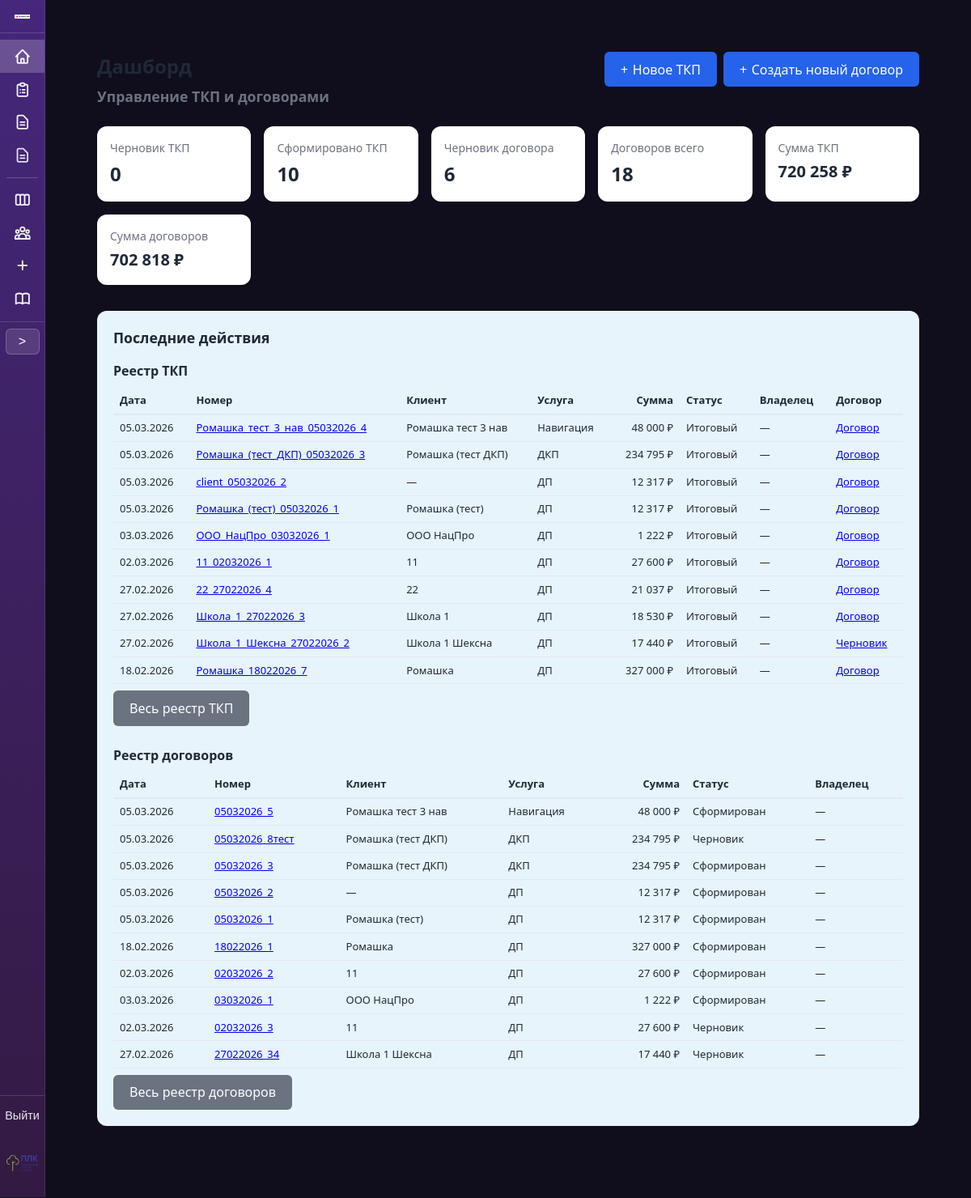
Page /start/ (signed in) on the earlier database version.
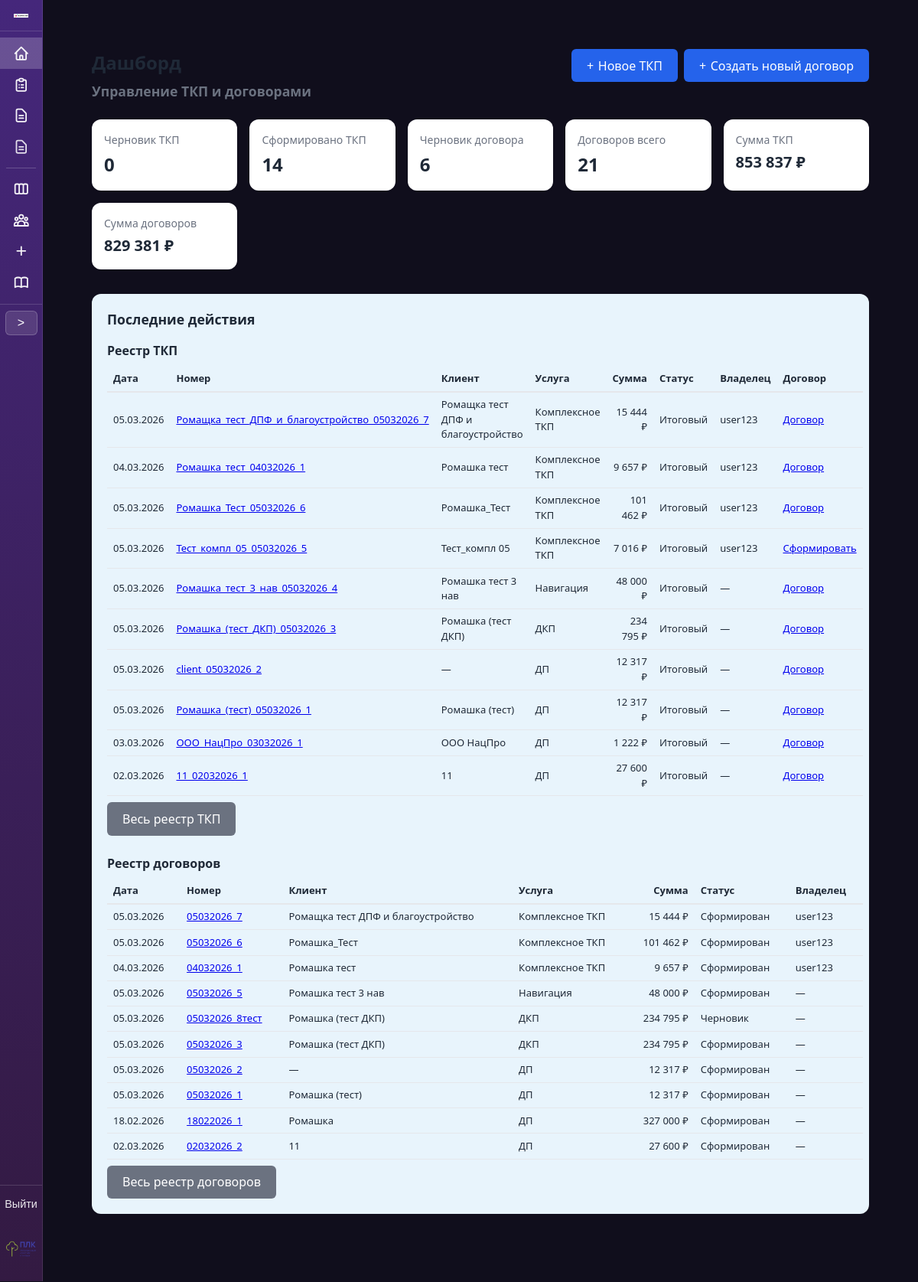
Same page on the later database version.
### proposals/models.py (models this page shows, shortened)
class TKPRecord(models.Model):
    STATUS_DRAFT = 'draft'
    STATUS_FINAL = 'final'
    STATUS_CHOICES = [
        (STATUS_DRAFT, 'Черновик'),
        (STATUS_FINAL, 'Итоговый'),
    ]
    date = models.DateField('Дата')
    number = models.CharField('Номер документа', max_length=150, unique=True)
    client = models.CharField('Клиент', max_length=255, blank=True)
    service = models.CharField('Услуга', max_length=255)
    sum_total = models.DecimalField('Сумма', max_digits=15, decimal_places=2, default=0)
    room = models.TextField('Параметры объекта / помещение', blank=True)
    s = models.CharField('Площадь / количество', max_length=100, blank=True)
    text = models.TextField('Произвольный текст из ТКП', blank=True)
    status = models.CharField(
        'Статус',
        max_length=20,
        choices=STATUS_CHOICES,
        default=STATUS_FINAL,
    )
    notes = models.TextField('Заметки по сделке', blank=True, default='')
    rows_json = models.JSONField(
        'Строки комплексного ТКП (позиции)',
        null=True,
        blank=True,
        help_text='Список строк: service_name, comment, srok, unit, quantity, price_per_unit, total',
    )
    created_at = models.DateTimeField('Создано', auto_now_add=True)
    created_by = models.ForeignKey(
        settings.AUTH_USER_MODEL,
        on_delete=models.SET_NULL,
        null=True,
        blank=True,
        related_name='created_tkp_records',
        verbose_name='Владелец',
    )
    class Meta:
        verbose_name = 'Запись ТКП'
        verbose_name_plural = 'Записи ТКП'
        ordering = ['-created_at']

class ContractRecord(models.Model):
    STATUS_DRAFT = 'draft'
    STATUS_FINAL = 'final'
    STATUS_CHOICES = [
        (STATUS_DRAFT, 'Черновик'),
        (STATUS_FINAL, 'Итоговый'),
    ]
    date = models.DateField('Дата договора')
    number = models.CharField('Номер договора', max_length=50, unique=True)
    status = models.CharField('Статус', max_length=20, choices=STATUS_CHOICES, default=STATUS_FINAL)
    tkp = models.ForeignKey(
        TKPRecord,
        on_delete=models.SET_NULL,
        null=True,
        blank=True,
        verbose_name='ТКП',
        related_name='contracts',
    )
    counterparty = models.ForeignKey(
        Counterparty,
        on_delete=models.SET_NULL,
        null=True,
        blank=True,
        verbose_name='Контрагент',
    )
    client = models.CharField('Клиент', max_length=500, blank=True)
    service = models.CharField('Услуга', max_length=255, blank=True)
    sum_total = models.DecimalField('Сумма', max_digits=15, decimal_places=2, default=0)
    docx_file = models.CharField('Файл DOCX', max_length=255, blank=True)
    pdf_file = models.CharField('Файл PDF', max_length=255, blank=True)
    contract_snapshot = models.JSONField('Снимок реквизитов', null=True, blank=True)
    created_at = models.DateTimeField('Создано', auto_now_add=True)
    created_by = models.ForeignKey(
        settings.AUTH_USER_MODEL,
        on_delete=models.SET_NULL,
        null=True,
        blank=True,
        related_name='created_contract_records',
        verbose_name='Владелец',
    )
    class Meta:
        verbose_name = 'Запись договора'
        verbose_name_plural = 'Записи договоров'
        ordering = ['-created_at']

### proposals/views.py (the view)
# urls.py: path('start/', views.start_view, name='start'),
@login_required
@require_http_methods(['GET'])
def start_view(request):
    from django.db.models import Sum
    tkp_draft_count = TKPRecord.objects.filter(status=TKPRecord.STATUS_DRAFT).count()
    tkp_final_count = TKPRecord.objects.filter(status=TKPRecord.STATUS_FINAL).count()
    contract_draft_count = ContractRecord.objects.filter(status=ContractRecord.STATUS_DRAFT).count()
    contract_total_count = ContractRecord.objects.count()
    sum_tkp = TKPRecord.objects.filter(status=TKPRecord.STATUS_FINAL).aggregate(s=Sum('sum_total'))['s'] or 0
    sum_contracts = ContractRecord.objects.filter(status=ContractRecord.STATUS_FINAL).aggregate(s=Sum('sum_total'))['s'] or 0
    recent_tkp = TKPRecord.objects.select_related('created_by').order_by('-created_at')[:10]
    recent_contracts = ContractRecord.objects.select_related('created_by', 'tkp').order_by('-created_at')[:10]
    contract_by_tkp = {
        c.tkp_id: c
        for c in ContractRecord.objects.filter(
            status=ContractRecord.STATUS_FINAL, tkp__isnull=False
        ).select_related('tkp')
    }
    contract_draft_by_tkp = {
        c.tkp_id: c
        for c in ContractRecord.objects.filter(
            status=ContractRecord.STATUS_DRAFT, tkp__isnull=False
        ).select_related('tkp')
    }
    contract_template_by_tkp = {}
    for r in recent_tkp:
        if r.service == 'Комплексное ТКП' and r.rows_json:
            tpl = get_contract_template_for_complex_tkp(r.rows_json)
            contract_template_by_tkp[r.pk] = tpl if tpl else True
    context = {
        'tkp_draft_count': tkp_draft_count,
        'tkp_final_count': tkp_final_count,
        'contract_draft_count': contract_draft_count,
        'contract_total_count': contract_total_count,
        'sum_tkp': sum_tkp,
        'sum_contracts': sum_contracts,
        'recent_tkp': recent_tkp,
        'recent_contracts': recent_contracts,
        'contract_template_by_service': SERVICE_TO_CONTRACT_TEMPLATE,
        'contract_template_by_tkp': contract_template_by_tkp,
        'contract_by_tkp': contract_by_tkp,
        'contract_draft_by_tkp': contract_draft_by_tkp,
    }
    return render(request, 'proposals/start.html', context)

### proposals/templatetags/proposal_filters.py (called while the page is built)
@register.filter
def get_item(d, key):
    if d is None:
        return None
    return d.get(key) if hasattr(d, 'get') else None

@register.filter
def format_price(value):
    if value is None:
        return ''
    try:
        s = str(int(value))
    except (ValueError, TypeError):
        return str(value)
    n = len(s)
    if n <= 3:
        return s
    r = n % 3 or 3
    result = s[:r]
    for i in range(r, n, 3):
        result += ' ' + s[i:i + 3]
    return result

### proposals/views.py (called while the page is built)
def get_contract_template_for_complex_tkp(rows):
    if not rows:
        return None
    service_names = {r.get('service_name', '').strip() for r in rows}
    has_facade = 'Фасад' in service_names
    has_blag = 'Благоустройство' in service_names
    if has_facade and has_blag:
        return '08_Договор_ДПФ_Благоустройство.docx'
    nav_content_count = sum(1 for s in ('Навигация', 'Контент', 'Навигация_стенды') if s in service_names)
    if nav_content_count >= 2:
        return '05_Договор_Контент_Навигация.docx'
    return None

### proposals/templates/proposals/start.html (shortened to what the changed rows need)
{% extends "proposals/base.html" %}
{% load proposal_filters %}
{% block main_content %}
<div class="container container--wide" style="padding: 2rem;">
    <header style="display: flex; justify-content: space-between; align-items: flex-start; flex-wrap: wrap; gap: 1rem; margin-bottom: 1.5rem;">
        <div>
            <h1 style="margin: 0 0 0.35rem;">Дашборд</h1>
        </div>
    </header>
    <div class="dashboard-cards" style="display: grid; grid-template-columns: repeat(auto-fill, minmax(160px, 1fr)); gap: 1rem; margin-bottom: 2rem;">
        <div class="card" style="padding: 1rem;">
            <div style="font-size: 0.875rem; color: var(--text-muted); margin-bottom: 0.25rem;">Сформировано ТКП</div>
            <div style="font-size: 1.5rem; font-weight: 700;">{{ tkp_final_count }}</div>
        </div>
        <div class="card" style="padding: 1rem;">
            <div style="font-size: 0.875rem; color: var(--text-muted); margin-bottom: 0.25rem;">Договоров всего</div>
            <div style="font-size: 1.5rem; font-weight: 700;">{{ contract_total_count }}</div>
        </div>
        <div class="card" style="padding: 1rem;">
            <div style="font-size: 0.875rem; color: var(--text-muted); margin-bottom: 0.25rem;">Сумма ТКП</div>
            <div style="font-size: 1.25rem; font-weight: 700;">{{ sum_tkp|format_price }} ₽</div>
        </div>
        <div class="card" style="padding: 1rem;">
            <div style="font-size: 0.875rem; color: var(--text-muted); margin-bottom: 0.25rem;">Сумма договоров</div>
            <div style="font-size: 1.25rem; font-weight: 700;">{{ sum_contracts|format_price }} ₽</div>
        </div>
    </div>
    <section class="dashboard-recent" style="background: #e8f4fc; border-radius: 12px; padding: 1.25rem; margin-bottom: 1.5rem;">
        <h2 style="font-size: 1.1rem; margin: 0 0 1rem;">Последние действия</h2>
        <div style="display: grid; gap: 1.5rem;">
            <div>
                <div style="overflow-x: auto;">
                    <table class="table-tkp-list" style="width: 100%; border-collapse: collapse; font-size: 0.8125rem;">
                        <thead>
                            <tr style="border-bottom: 2px solid var(--border);">
                                <th style="text-align: left; padding: 0.4rem 0.5rem;">Дата</th>
                                <th style="text-align: left; padding: 0.4rem 0.5rem;">Номер</th>
                                <th style="text-align: left; padding: 0.4rem 0.5rem;">Клиент</th>
                                <th style="text-align: left; padding: 0.4rem 0.5rem;">Услуга</th>
                                <th style="text-align: right; padding: 0.4rem 0.5rem;">Сумма</th>
                                <th style="text-align: left; padding: 0.4rem 0.5rem;">Статус</th>
                                <th style="text-align: left; padding: 0.4rem 0.5rem;">Владелец</th>
                                <th style="text-align: left; padding: 0.4rem 0.5rem;">Договор</th>
                            </tr>
                        </thead>
                        <tbody>
                            {% for r in recent_tkp %}
                            {% with contract_for_row=contract_by_tkp|get_item:r.pk contract_draft_for_row=contract_draft_by_tkp|get_item:r.pk %}
                            <tr style="border-bottom: 1px solid var(--border);">
                                <td style="padding: 0.4rem 0.5rem;">{{ r.date|date:"d.m.Y" }}</td>
                                <td style="padding: 0.4rem 0.5rem;">
                                    {% if r.status == 'draft' %}
                                    <a href="{% if r.service == 'Комплексное ТКП' %}{% url 'proposals:complex_form' %}?draft_id={{ r.pk }}{% else %}{% url 'proposals:form' %}?draft_id={{ r.pk }}{% endif %}">{{ r.number }}</a>
                                    {% else %}
                                    <a href="{% url 'proposals:table' %}">{{ r.number }}</a>
                                    {% endif %}
                                </td>
                                <td style="padding: 0.4rem 0.5rem;">{{ r.client|default:"—" }}</td>
                                <td style="padding: 0.4rem 0.5rem;">{{ r.service }}</td>
                                <td style="padding: 0.4rem 0.5rem; text-align: right;">{{ r.sum_total|format_price }} ₽</td>
                                <td style="padding: 0.4rem 0.5rem;">{{ r.get_status_display|default:"Итоговый" }}</td>
                                <td style="padding: 0.4rem 0.5rem;">{% if r.created_by %}{{ r.created_by.get_full_name|default:r.created_by.username }}{% else %}—{% endif %}</td>
                                <td style="padding: 0.4rem 0.5rem;">
                                    {% if r.status == 'draft' %}
                                    {% if r.pk in contract_template_by_tkp or r.service in contract_template_by_service %}
                                    <a href="{% url 'proposals:requisites_add' %}?tkp_id={{ r.pk }}&from=contract">Сформировать</a>
                                    {% else %}—{% endif %}
                                    {% elif contract_for_row %}
                                    <a href="{% url 'proposals:contract_table' %}">Договор</a>
                                    {% elif contract_draft_for_row %}
                                    <a href="{% url 'proposals:contract_form' r.pk %}?contract_draft_id={{ contract_draft_for_row.pk }}">Черновик</a>
                                    {% elif r.service in contract_template_by_service %}
                                    <a href="{% url 'proposals:requisites_add' %}?tkp_id={{ r.pk }}&from=contract">Сформировать</a>
                                    {% elif r.pk in contract_template_by_tkp %}
                                    <a href="{% url 'proposals:requisites_add' %}?tkp_id={{ r.pk }}&from=contract">Сформировать</a>
                                    {% else %}—{% endif %}
                                </td>
                            </tr>
                            {% endwith %}
                            {% empty %}
                            <tr>
                                <td colspan="8" style="padding: 0.75rem; color: var(--text-muted);">Нет записей ТКП</td>
                            </tr>
                            {% endfor %}
                        </tbody>
                    </table>
                </div>
            </div>
            <div>
                <div style="overflow-x: auto;">
                    <table class="table-contract-list" style="width: 100%; border-collapse: collapse; font-size: 0.8125rem;">
                        <thead>
                            <tr style="border-bottom: 2px solid var(--border);">
                                <th style="text-align: left; padding: 0.4rem 0.5rem;">Дата</th>
                                <th style="text-align: left; padding: 0.4rem 0.5rem;">Номер</th>
                                <th style="text-align: left; padding: 0.4rem 0.5rem;">Клиент</th>
                                <th style="text-align: left; padding: 0.4rem 0.5rem;">Услуга</th>
                                <th style="text-align: right; padding: 0.4rem 0.5rem;">Сумма</th>
                                <th style="text-align: left; padding: 0.4rem 0.5rem;">Статус</th>
                                <th style="text-align: left; padding: 0.4rem 0.5rem;">Владелец</th>
                            </tr>
                        </thead>
                        <tbody>
                            {% for r in recent_contracts %}
                            <tr style="border-bottom: 1px solid var(--border);">
                                <td style="padding: 0.4rem 0.5rem;">{{ r.date|date:"d.m.Y" }}</td>
                                <td style="padding: 0.4rem 0.5rem;">
                                    {% if r.status == 'draft' and r.tkp_id %}
                                    <a href="{% url 'proposals:contract_form' r.tkp_id %}?contract_draft_id={{ r.pk }}">{{ r.number }}</a>
                                    {% else %}
                                    <a href="{% url 'proposals:contract_table' %}">{{ r.number }}</a>
                                    {% endif %}
                                </td>
                                <td style="padding: 0.4rem 0.5rem;">{{ r.client|default:"—" }}</td>
                                <td style="padding: 0.4rem 0.5rem;">{{ r.service|default:"—" }}</td>
                                <td style="padding: 0.4rem 0.5rem; text-align: right;">{{ r.sum_total|format_price }} ₽</td>
                                <td style="padding: 0.4rem 0.5rem;">{% if r.status == 'draft' %}Черновик{% else %}Сформирован{% endif %}</td>
                                <td style="padding: 0.4rem 0.5rem;">{% if r.created_by %}{{ r.created_by.get_full_name|default:r.created_by.username }}{% else %}—{% endif %}</td>
                            </tr>
                            {% empty %}
                            <tr>
                                <td colspan="7" style="padding: 0.75rem; color: var(--text-muted);">Нет договоров</td>
                            </tr>
                            {% endfor %}
                        </tbody>
                    </table>
                </div>
            </div>
        </div>
    </section>
</div>
{% endblock %}

Differences in the rows shown:
no longer on this page (row unchanged): TKPRecord: date "27.02.2026", number "22_27022026_4", client "22", service "ДП", sum_total "21 037", status "Итоговый", shows "Договор"
no longer on this page (row unchanged): TKPRecord: date "27.02.2026", number "Школа_1_27022026_3", client "Школа 1", service "ДП", sum_total "18 530", status "Итоговый", shows "Договор"
no longer on this page (row unchanged): TKPRecord: date "27.02.2026", number "Школа_1_Шексна_27022026_2", client "Школа 1 Шексна", service "ДП", sum_total "17 440", status "Итоговый"
no longer on this page (row unchanged): TKPRecord: date "18.02.2026", number "Ромашка_18022026_7", client "Ромашка", service "ДП", sum_total "327 000", status "Итоговый", shows "Договор"
no longer on this page (row unchanged): ContractRecord: date "03.03.2026", number "03032026_1", client "ООО НацПро", service "ДП", sum_total "1 222", status "Сформирован"
no longer on this page (row unchanged): ContractRecord: date "02.03.2026", number "02032026_3", client "11", service "ДП", sum_total "27 600", status "Черновик"
no longer on this page (row unchanged): ContractRecord: date "27.02.2026", number "27022026_34", client "Школа 1 Шексна", service "ДП", sum_total "17 440", status "Черновик"
added TKPRecord: date "05.03.2026", number "Ромащка_тест_ДПФ_и_благоустройство_05032026_7", client "Ромащка тест ДПФ и благоустройство", service "Комплексное ТКП", sum_total "15 444", status "Итоговый", created_by.get_full_name "user123", shows "Договор"
added TKPRecord: date "04.03.2026", number "Ромашка_тест_04032026_1", client "Ромашка тест", service "Комплексное ТКП", sum_total "9 657", status "Итоговый", created_by.get_full_name "user123", shows "Договор"
added TKPRecord: date "05.03.2026", number "Ромашка_Тест_05032026_6", client "Ромашка_Тест", service "Комплексное ТКП", sum_total "101 462", status "Итоговый", created_by.get_full_name "user123", shows "Договор"
added TKPRecord: date "05.03.2026", number "Тест_компл_05_05032026_5", client "Тест_компл 05", service "Комплексное ТКП", sum_total "7 016", status "Итоговый", created_by.get_full_name "user123"
added ContractRecord: date "05.03.2026", number "05032026_7", client "Ромащка тест ДПФ и благоустройство", service "Комплексное ТКП", sum_total "15 444", status "Сформирован", created_by.get_full_name "user123"
added ContractRecord: date "05.03.2026", number "05032026_6", client "Ромашка_Тест", service "Комплексное ТКП", sum_total "101 462", status "Сформирован", created_by.get_full_name "user123"
added ContractRecord: date "04.03.2026", number "04032026_1", client "Ромашка тест", service "Комплексное ТКП", sum_total "9 657", status "Сформирован", created_by.get_full_name "user123"
Other differences:
{{ tkp_final_count }}: "10" → "14"
{{ contract_total_count }}: "18" → "21"
{{ sum_tkp|format_price }}: "720 258" → "853 837"
{{ sum_contracts|format_price }}: "702 818" → "829 381"
